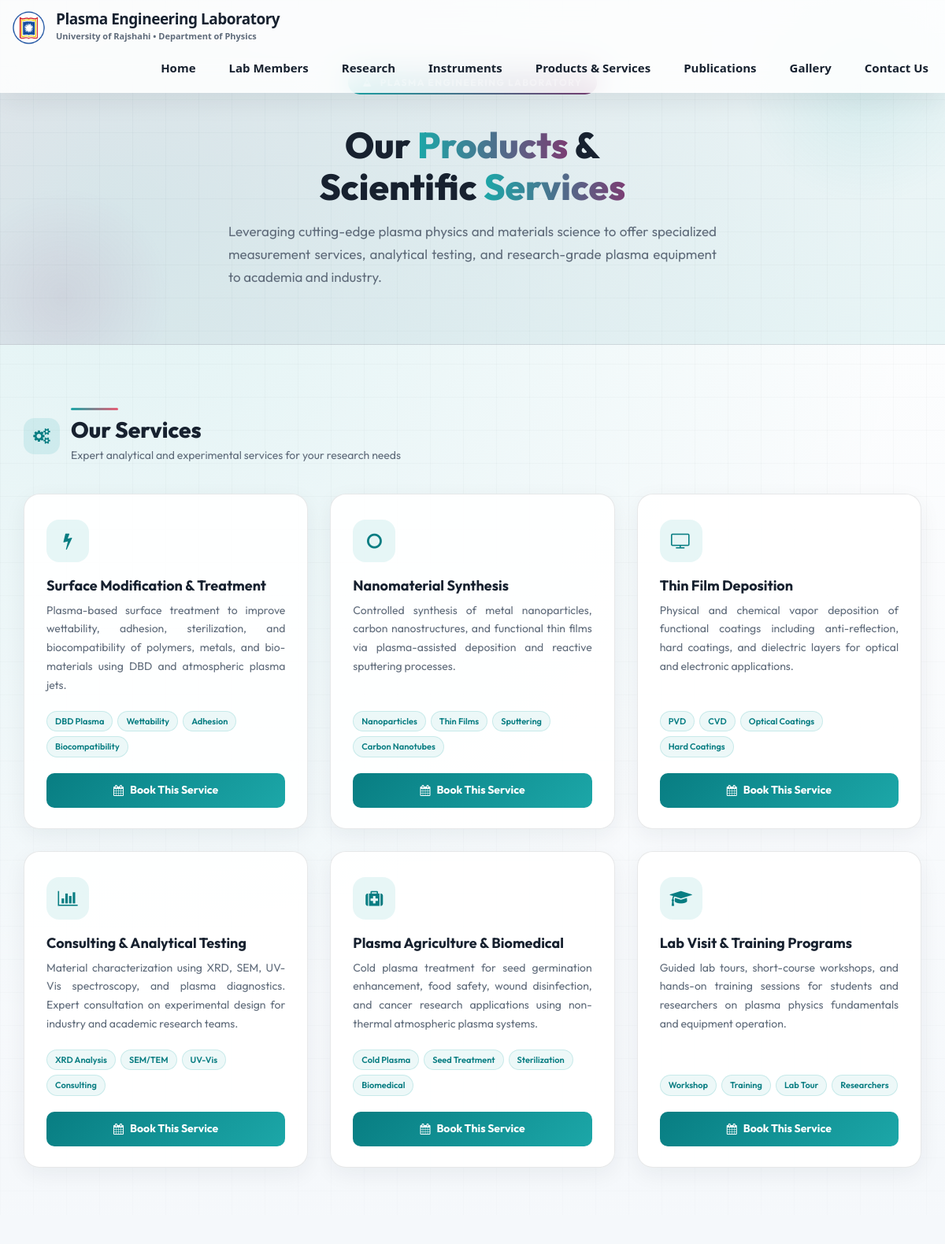
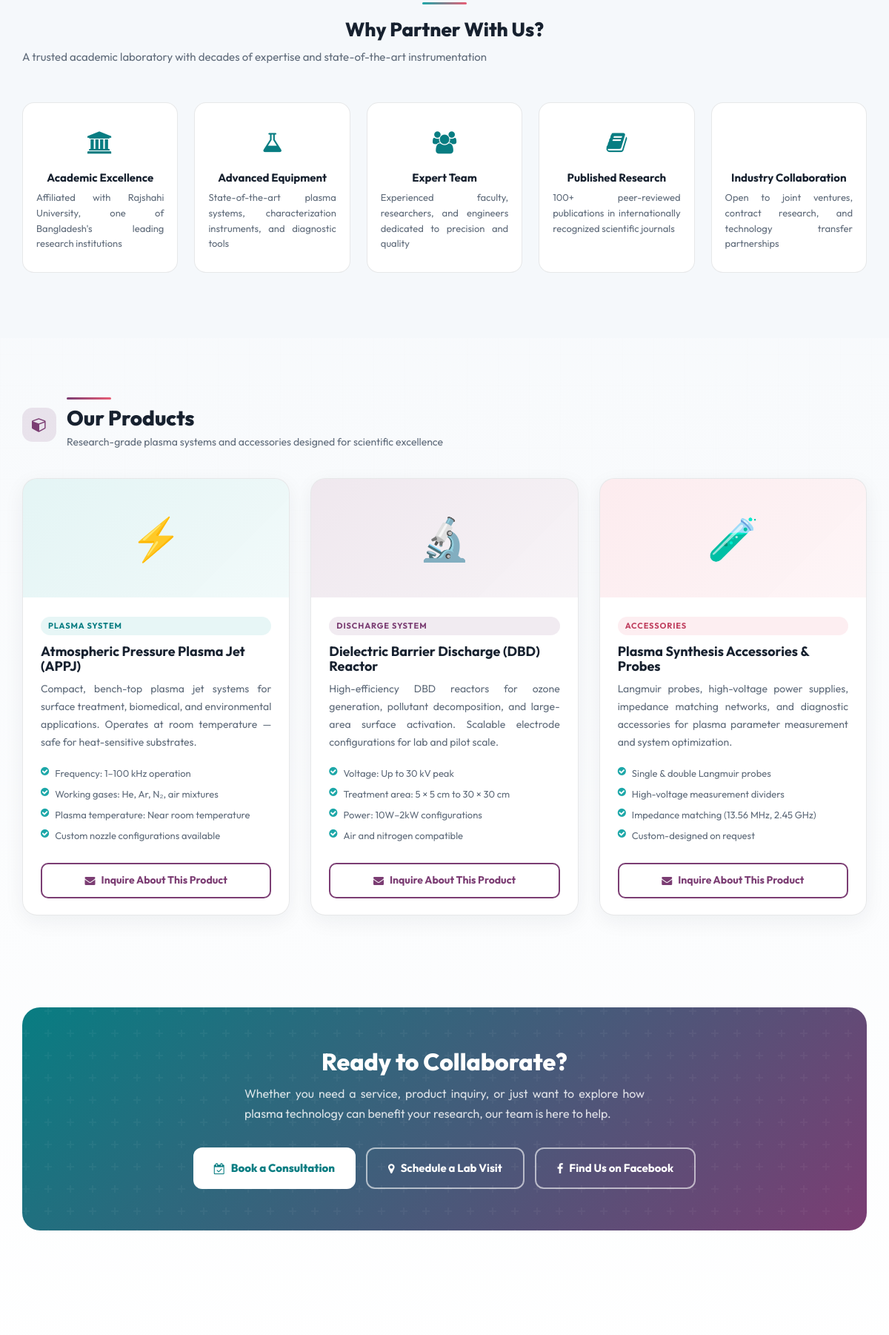
Screenshot of /products_services.php (upper part) with the database file from the repository (2 pictures, top to bottom).
### tables this page shows
CREATE TABLE IF NOT EXISTS `website` (
  `id`           int(11)      NOT NULL AUTO_INCREMENT,
  `sitename`     varchar(255) NOT NULL DEFAULT '',
  `short_name`   varchar(255) NOT NULL DEFAULT '',
  `siteemail`    varchar(255) NOT NULL DEFAULT '',
  `sitepassword` varchar(255) NOT NULL DEFAULT '',
  `department`   varchar(255) NOT NULL DEFAULT '',
  `university`   varchar(255) NOT NULL DEFAULT '',
  `founder`      varchar(255) NOT NULL DEFAULT '',
  PRIMARY KEY (`id`)
);

CREATE TABLE IF NOT EXISTS `services` (
  `id`          int(11)       NOT NULL AUTO_INCREMENT,
  `title`       varchar(255)  NOT NULL,
  `description` text          NOT NULL,
  `tags`        varchar(255)  NOT NULL DEFAULT '',
  `icon`        varchar(100)  NOT NULL DEFAULT 'fa-cogs',
  `status`      enum('active','inactive') NOT NULL DEFAULT 'active',
  `created_at`  timestamp     DEFAULT CURRENT_TIMESTAMP,
  PRIMARY KEY (`id`)
);

CREATE TABLE IF NOT EXISTS `products` (
  `id`             int(11)       NOT NULL AUTO_INCREMENT,
  `name`           varchar(255)  NOT NULL,
  `badge`          varchar(100)  NOT NULL DEFAULT 'Plasma System',
  `badge_theme`    varchar(50)   NOT NULL DEFAULT 'teal',
  `icon_emoji`     varchar(50)   NOT NULL DEFAULT '⚡',
  `description`    text          NOT NULL,
  `specifications` text          NOT NULL DEFAULT '',
  `status`         enum('active','inactive') NOT NULL DEFAULT 'active',
  `created_at`     timestamp     DEFAULT CURRENT_TIMESTAMP,
  PRIMARY KEY (`id`)
);

### Database/config.php (called while the page is built, shortened)
<?php
$db_host = getenv('PLASMA_DB_HOST') ?: 'localhost';
$db_name = getenv('PLASMA_DB_NAME') ?: 'plasma_lab_ru';
$db_user = getenv('PLASMA_DB_USER') ?: 'plasma_user';
$db_pass = getenv('PLASMA_DB_PASS') ?: 'plasma*&User24';
$db = @mysqli_connect($db_host, $db_user, $db_pass, $db_name);
mysqli_set_charset($db, 'utf8mb4');
$site_info = "SELECT * FROM website WHERE id = '1'";
$site_result = mysqli_query($db, $site_info);
$site_row = mysqli_fetch_array($site_result);
?>

### db_connect.php (called while the page is built)
<?php include('Database/config.php'); ?>

### products_services.php (the view, shortened to what this page needs)
<?php
include('db_connect.php');
$services_data = [];
$services_res = mysqli_query($db, "SELECT * FROM services WHERE status='active' ORDER BY id ASC");
if ($services_res && mysqli_num_rows($services_res) > 0) {
    while ($row = mysqli_fetch_array($services_res)) {
        $services_data[] = $row;
    }
}
$products_data = [];
$products_res = mysqli_query($db, "SELECT * FROM products WHERE status='active' ORDER BY id ASC");
if ($products_res && mysqli_num_rows($products_res) > 0) {
    while ($row = mysqli_fetch_array($products_res)) {
        $products_data[] = $row;
    }
}
?>
<!DOCTYPE html>
<html lang="en">
<head>
	<link rel="stylesheet" href="css/font-awesome.min.css">
	<link rel="stylesheet" href="css/bootstrap.min.css">
	<link rel="stylesheet" href="css/style.css?v=1.2">
</head>
<body>
<?php include('menu.php'); ?>
<div class="ps-hero">
	<div class="container" style="position:relative; z-index:1;">
		<span class="ps-hero-badge"><i class="fa fa-flask" style="margin-right:6px;"></i> Plasma Engineering Laboratory</span>
		<h1>Our <span>Products</span> &<br>Scientific <span>Services</span></h1>
		<p>Leveraging cutting-edge plasma physics and materials science to offer specialized measurement services, analytical testing, and research-grade plasma equipment to academia and industry.</p>
	</div>
</div>
<section style="padding: 80px 0 40px;">
	<div class="container">
		<div class="section-label">
			<div class="section-label-icon teal"><i class="fa fa-cogs"></i></div>
			<div>
				<div class="section-divider"></div>
				<h2>Our Services</h2>
				<p>Expert analytical and experimental services for your research needs</p>
			</div>
		</div>
		<div class="services-grid">
			<?php foreach ($services_data as $srv): ?>
			<div class="service-card">
				<div class="service-card-icon"><i class="fa <?php echo htmlspecialchars($srv['icon'] ?: 'fa-cogs'); ?>"></i></div>
				<h3><?php echo htmlspecialchars($srv['title']); ?></h3>
				<p><?php echo htmlspecialchars($srv['description']); ?></p>
				<div class="service-tags">
					<?php
					if (!empty($srv['tags'])) {
						$tags = explode(',', $srv['tags']);
						foreach ($tags as $tag) {
							$t = trim($tag);
							if (!empty($t)) {
								echo '<span class="service-tag">' . htmlspecialchars($t) . '</span> ';
							}
						}
					}
					?>
				</div>
				<button class="btn-book-service" onclick="openContactDialog('Book Service: <?php echo htmlspecialchars(addslashes($srv['title'])); ?>')">
					<i class="fa fa-calendar"></i> Book This Service
				</button>
			</div>
			<?php endforeach; ?>
		</div>
	</div>
</section>
<section style="padding: 40px 0; background: var(--lab-soft);">
	<div class="container">
		<div style="text-align: center; margin-bottom: 12px;">
			<div class="section-divider" style="margin: 0 auto 12px;"></div>
			<h2 style="font-family:'Outfit',sans-serif; font-size:26px; font-weight:800; color:var(--lab-ink); margin-bottom:8px;">Why Partner With Us?</h2>
			<p style="color:var(--lab-muted); font-size:15px;">A trusted academic laboratory with decades of expertise and state-of-the-art instrumentation</p>
		</div>
		<div class="why-grid">
			<div class="why-item">
				<div class="why-item-icon"><i class="fa fa-university"></i></div>
				<h4>Academic Excellence</h4>
				<p>Affiliated with Rajshahi University, one of Bangladesh's leading research institutions</p>
			</div>
			<div class="why-item">
				<div class="why-item-icon"><i class="fa fa-flask"></i></div>
				<h4>Advanced Equipment</h4>
				<p>State-of-the-art plasma systems, characterization instruments, and diagnostic tools</p>
			</div>
			<div class="why-item">
				<div class="why-item-icon"><i class="fa fa-users"></i></div>
				<h4>Expert Team</h4>
				<p>Experienced faculty, researchers, and engineers dedicated to precision and quality</p>
			</div>
			<div class="why-item">
				<div class="why-item-icon"><i class="fa fa-book"></i></div>
				<h4>Published Research</h4>
				<p>100+ peer-reviewed publications in internationally recognized scientific journals</p>
			</div>
			<div class="why-item">
				<div class="why-item-icon"><i class="fa fa-handshake-o"></i></div>
				<h4>Industry Collaboration</h4>
				<p>Open to joint ventures, contract research, and technology transfer partnerships</p>
			</div>
		</div>
	</div>
</section>
<section style="padding: 80px 0 40px;">
	<div class="container">
		<div class="section-label">
			<div class="section-label-icon plum"><i class="fa fa-cube"></i></div>
			<div>
				<div class="section-divider" style="background: linear-gradient(90deg, var(--lab-plum), var(--lab-coral));"></div>
				<h2>Our Products</h2>
				<p>Research-grade plasma systems and accessories designed for scientific excellence</p>
			</div>
		</div>
		<div class="products-grid">
			<?php foreach ($products_data as $prd):
				$b_theme = htmlspecialchars($prd['badge_theme'] ?: 'teal');
			?>
			<div class="product-card">
				<div class="product-card-banner <?php echo $b_theme; ?>-bg"><?php echo htmlspecialchars($prd['icon_emoji'] ?: '⚡'); ?></div>
				<div class="product-card-body">
					<span class="product-card-badge <?php echo $b_theme; ?>-badge"><?php echo htmlspecialchars($prd['badge'] ?: 'Plasma System'); ?></span>
					<h3><?php echo htmlspecialchars($prd['name']); ?></h3>
					<p><?php echo htmlspecialchars($prd['description']); ?></p>
					<?php if (!empty($prd['specifications'])): ?>
					<ul class="product-specs">
						<?php
						$specs = explode("\n", trim($prd['specifications']));
						foreach ($specs as $spec) {
							$s = trim($spec);
							if (!empty($s)) {
								echo '<li><i class="fa fa-check-circle"></i> ' . htmlspecialchars($s) . '</li>';
							}
						}
						?>
					</ul>
					<?php endif; ?>
					<button class="btn-inquire-product" onclick="openContactDialog('Inquire about <?php echo htmlspecialchars(addslashes($prd['name'])); ?>')">
						<i class="fa fa-envelope"></i> Inquire About This Product
					</button>
				</div>
			</div>
			<?php endforeach; ?>
		</div>
	</div>
</section>
<section style="padding: 0 0 80px;">
	<div class="container">
		<div class="cta-strip">
			<h2>Ready to Collaborate?</h2>
			<p>Whether you need a service, product inquiry, or just want to explore how plasma technology can benefit your research, our team is here to help.</p>
			<div class="cta-strip-actions">
				<button class="btn-cta-white" onclick="openContactDialog('Book a Consultation')">
					<i class="fa fa-calendar-check-o"></i> Book a Consultation
				</button>
				<button class="btn-cta-outline" onclick="openContactDialog('Schedule a Lab Visit')">
					<i class="fa fa-map-marker"></i> Schedule a Lab Visit
				</button>
				<a href="https://www.facebook.com/profile.php?id=100064134276504" target="_blank" rel="noopener" class="btn-cta-outline">
					<i class="fa fa-facebook"></i> Find Us on Facebook
				</a>
			</div>
		</div>
	</div>
</section>
</body>
</html>

### menu.php (shortened to what this page needs)
<header class="navbar navbar-default navbar-trans navbar-fixed-top">
	<div class="container-fluid">
		<div class="navbar-header">
			<a class="navbar-brand" href="index.php">
				<div class="logo-container">
					<img src="images/ru_logo.png" alt="RU Logo" class="brand-logo">
					<div class="brand-text">
						<span class="brand-title">Plasma Engineering Laboratory</span>
						<span class="brand-sub"><?php echo (isset($site_row) && $site_row) ? htmlspecialchars($site_row['university']) : ''; ?> • <?php echo (isset($site_row) && $site_row) ? htmlspecialchars($site_row['department']) : ''; ?></span>
					</div>
				</div>
			</a>
		</div>
		<div class="collapse navbar-collapse" id="bs-example-navbar-collapse-1">
			<ul class="nav navbar-nav navbar-right">
				<li>
					<a href="index.php">Home</a>
				</li>
				<li>
					<a href="about.php">Lab Members</a>
				</li>
				<li>
					<a href="research.php">Research</a>
				</li>
				<li>
					<a href="instruments.php">Instruments</a>
				</li>
				<li>
					<a href="products_services.php">Products & Services</a>
				</li>
				<li>
					<a href="publication.php">Publications</a>
				</li>
				<li>
					<a href="gallary.php">Gallery</a>
				</li>
				<li>
					<a href="#" onclick="document.getElementById('contact-dialog').showModal(); return false;">Contact Us</a>
				</li>
			</ul>
		</div>
	</div>
</header>

### css/style.css (style rules this page uses)
html, body { margin: 0; font-size: 100%; font-family: 'Outfit', sans-serif; padding: 0 !important; }
p { white-space: pre-line; text-align: justify; text-justify: inter-word; font-size: 22px; color: #616060; }
@media only screen and (max-width: 1400px) { p { font-size: 18px; } }
h3 { font-size: 30px; }
section { padding: 60px 0; }
:root { --lab-ink: #17212f; --lab-muted: #5f6b7a; --lab-soft: #f5f8fb; --lab-card: rgba(255, 255, 255, 0.92); --lab-line: rgba(23, 33, 47, 0.1); --lab-teal: #1ca7a8; --lab-teal-dark: #087d82; --lab-plum: #7b3d73; --lab-coral: #e85d75; --lab-shadow: 0 18px 45px rgba(23, 33, 47, 0.12); }
html { scroll-behavior: smooth; }
body { background: radial-gradient(circle at 12% 8%, rgba(28, 167, 168, 0.12), transparent 30%), linear-gradient(180deg, #ffffff 0%, #f5f8fb 42%, #ffffff 100%); color: var(--lab-ink); font-family: 'Outfit', sans-serif; line-height: 1.7; overflow-x: hidden; }
body:before { content: ""; position: fixed; inset: 0; z-index: -1; pointer-events: none; background-image: linear-gradient(rgba(23, 33, 47, 0.035) 1px, transparent 1px), linear-gradient(90deg, rgba(23, 33, 47, 0.035) 1px, transparent 1px); background-size: 42px 42px; mask-image: linear-gradient(to bottom, rgba(0, 0, 0, 0.85), transparent 72%); }
p { color: var(--lab-muted); font-size: 18px; line-height: 1.8; }
a { color: var(--lab-teal-dark); transition: color 0.2s ease, background 0.2s ease, border-color 0.2s ease, transform 0.2s ease; }
section { padding: 76px 0; position: relative; }
.container { position: relative; }
.navbar-trans { background: rgba(255, 255, 255, 0.86); backdrop-filter: blur(18px); border: 0; box-shadow: 0 10px 30px rgba(23, 33, 47, 0.08); font-family: "Segoe UI", Roboto, Helvetica, Arial, sans-serif; padding: 8px 0; }
.navbar-brand { display: flex !important; align-items: center; padding: 5px 15px !important; height: auto !important; }
.logo-container { display: flex; align-items: center; gap: 12px; }
.brand-logo { width: 44px; height: 44px; object-fit: contain; }
.brand-text { display: flex; flex-direction: column; text-align: left; }
.brand-title { font-size: 19px; font-weight: 800; color: var(--lab-ink); line-height: 1.15; letter-spacing: -0.5px; }
.brand-sub { font-size: 11px; font-weight: 600; color: var(--lab-muted); }
.navbar-default .navbar-nav > li > a { border-radius: 999px; color: var(--lab-ink) !important; font-size: 15px; font-weight: 700; margin: 4px 3px; padding: 10px 18px; transition: background 0.2s ease, color 0.2s ease, transform 0.2s ease; }

### css/gallary.css (style rules this page uses)
a { text-decoration: none; }
img { max-width: 100%; }

### rows the page displays
website: university "University of Rajshahi", department "Department of Physics"
services: title "Surface Modification & Treatment", description "Plasma-based surface treatment to improve wettability, adhesion, sterilization, and biocompatibility of polymers, metals, and bio-materials using DBD and atmospheric plasma jets.", tags "DBD Plasma", tags "Wettability", tags "Adhesion", tags "Biocompatibility"
services: title "Nanomaterial Synthesis", description "Controlled synthesis of metal nanoparticles, carbon nanostructures, and functional thin films via plasma-assisted deposition and reactive sputtering processes.", tags "Nanoparticles", tags "Thin Films", tags "Sputtering", tags "Carbon Nanotubes"
services: title "Thin Film Deposition", description "Physical and chemical vapor deposition of functional coatings including anti-reflection, hard coatings, and dielectric layers for optical and electronic applications.", tags "PVD", tags "CVD", tags "Optical Coatings", tags "Hard Coatings"
services: title "Consulting & Analytical Testing", description "Material characterization using XRD, SEM, UV-Vis spectroscopy, and plasma diagnostics. Expert consultation on experimental design for industry and academic research teams.", tags "XRD Analysis", tags "SEM/TEM", tags "UV-Vis", tags "Consulting"
services: title "Plasma Agriculture & Biomedical", description "Cold plasma treatment for seed germination enhancement, food safety, wound disinfection, and cancer research applications using non-thermal atmospheric plasma systems.", tags "Cold Plasma", tags "Seed Treatment", tags "Sterilization", tags "Biomedical"
services: title "Lab Visit & Training Programs", description "Guided lab tours, short-course workshops, and hands-on training sessions for students and researchers on plasma physics fundamentals and equipment operation.", tags "Workshop", tags "Training", tags "Lab Tour", tags "Researchers"
products: icon_emoji "⚡", badge "PLASMA SYSTEM", name "Atmospheric Pressure Plasma Jet (APPJ)", description "Compact, bench-top plasma jet systems for surface treatment, biomedical, and environmental applications. Operates at room temperature — safe for heat-sensitive substrates.", specifications "Frequency: 1–100 kHz operation", specifications "Working gases: He, Ar, N₂, air mixtures", specifications "Plasma temperature: Near room temperature", specifications "Custom nozzle configurations available"
products: icon_emoji "🔬", badge "DISCHARGE SYSTEM", name "Dielectric Barrier Discharge (DBD) Reactor", description "High-efficiency DBD reactors for ozone generation, pollutant decomposition, and large-area surface activation. Scalable electrode configurations for lab and pilot scale.", specifications "Voltage: Up to 30 kV peak", specifications "Treatment area: 5 × 5 cm to 30 × 30 cm", specifications "Power: 10W–2kW configurations", specifications "Air and nitrogen compatible"
products: icon_emoji "🧪", badge "ACCESSORIES", name "Plasma Synthesis Accessories & Probes", description "Langmuir probes, high-voltage power supplies, impedance matching networks, and diagnostic accessories for plasma parameter measurement and system optimization.", specifications "Single & double Langmuir probes", specifications "High-voltage measurement dividers", specifications "Impedance matching (13.56 MHz, 2.45 GHz)", specifications "Custom-designed on request"
